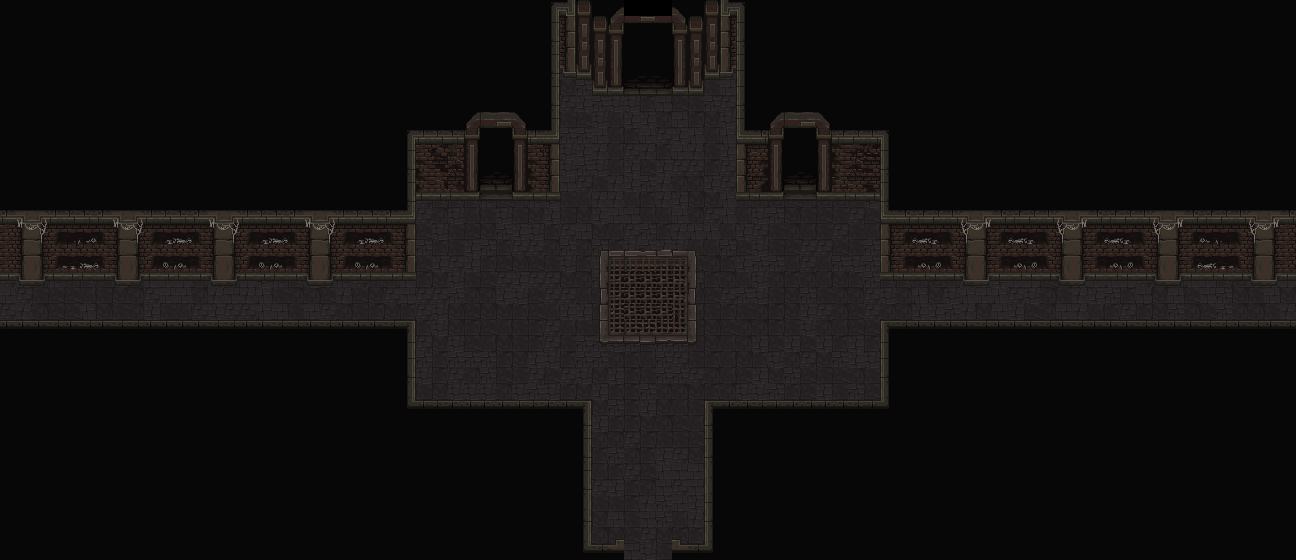

Tiled map render using the project's own tile images. Description and the map definition, with tile-layer contents summarised, below:
An orthogonal 81x35 tile map with 16x16 px tiles, 3 tile layers (Terra, suelo2, Parets), 3 hidden layers not drawn, 2 tilesets.

<map version="1.5" tiledversion="1.7.2" orientation="orthogonal" renderorder="right-down" width="81" height="35" tilewidth="16" tileheight="16" infinite="0" nextlayerid="12" nextobjectid="1">
 <tileset firstgid="1" name="Floor1_TileSet" tilewidth="16" tileheight="16" tilecount="2560" columns="64">
  <image source="../Sprites/Maps/RF_Catacombs_v1.0/mainlevbuild.png" width="1024" height="640" />
 </tileset>
 <tileset firstgid="2561" name="Colisions" tilewidth="16" tileheight="16" tilecount="6" columns="6">
  <image source="../Sprites/Maps/Colisions.png" width="96" height="16" />
 </tileset>
 <layer id="2" name="Terra" width="81" height="35">
  <data>[2835 cells, 2747 non-empty, 24 distinct tile ids]</data>
 </layer>
 <layer id="7" name="suelo2" width="81" height="35">
  <data>[2835 cells, 401 non-empty, 36 distinct tile ids]</data>
 </layer>
 <layer id="1" name="Parets" width="81" height="35">
  <data>[2835 cells, 2527 non-empty, 202 distinct tile ids]</data>
 </layer>
 <layer id="5" name="Porta" width="81" height="35" visible="0">
  <data>[2835 cells, 8 non-empty, 8 distinct tile ids]</data>
 </layer>
 <layer id="3" name="Colisions" width="81" height="35" visible="0" opacity="0.54">
  <data>[2835 cells, 2804 non-empty, 3 distinct tile ids]</data>
 </layer>
 <layer id="11" name="Enemics" width="81" height="35" visible="0">
  <data>[2835 cells, 1 non-empty, 1 distinct tile ids]</data>
 </layer>
</map>
